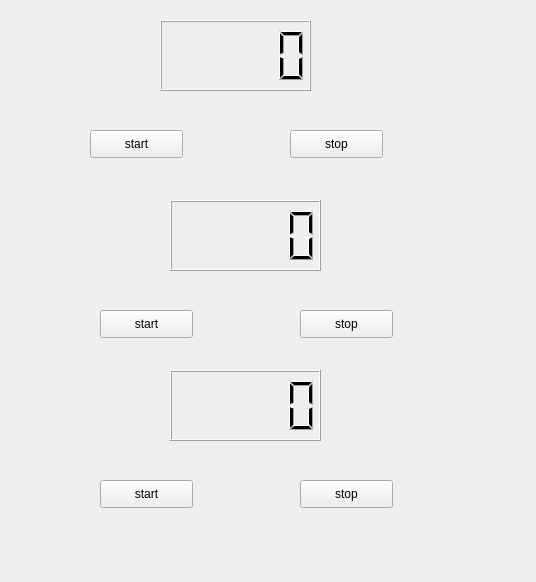
<?xml version="1.0" encoding="UTF-8"?>
<ui version="4.0">
 <class>Widget</class>
 <widget class="QWidget" name="Widget">
  <property name="geometry">
   <rect>
    <x>0</x>
    <y>0</y>
    <width>536</width>
    <height>582</height>
   </rect>
  </property>
  <property name="windowTitle">
   <string>Widget</string>
  </property>
  <widget class="QLCDNumber" name="lcdNumber">
   <property name="geometry">
    <rect>
     <x>160</x>
     <y>20</y>
     <width>151</width>
     <height>71</height>
    </rect>
   </property>
  </widget>
  <widget class="QPushButton" name="pushButton_start">
   <property name="geometry">
    <rect>
     <x>90</x>
     <y>130</y>
     <width>93</width>
     <height>28</height>
    </rect>
   </property>
   <property name="text">
    <string>start</string>
   </property>
  </widget>
  <widget class="QPushButton" name="pushButton_stop">
   <property name="geometry">
    <rect>
     <x>290</x>
     <y>130</y>
     <width>93</width>
     <height>28</height>
    </rect>
   </property>
   <property name="text">
    <string>stop</string>
   </property>
  </widget>
  <widget class="QPushButton" name="pushButton_stop_2">
   <property name="geometry">
    <rect>
     <x>300</x>
     <y>310</y>
     <width>93</width>
     <height>28</height>
    </rect>
   </property>
   <property name="text">
    <string>stop</string>
   </property>
  </widget>
  <widget class="QPushButton" name="pushButton_start_2">
   <property name="geometry">
    <rect>
     <x>100</x>
     <y>310</y>
     <width>93</width>
     <height>28</height>
    </rect>
   </property>
   <property name="text">
    <string>start</string>
   </property>
  </widget>
  <widget class="QLCDNumber" name="lcdNumber_2">
   <property name="geometry">
    <rect>
     <x>170</x>
     <y>200</y>
     <width>151</width>
     <height>71</height>
    </rect>
   </property>
  </widget>
  <widget class="QPushButton" name="pushButton_stop_3">
   <property name="geometry">
    <rect>
     <x>300</x>
     <y>480</y>
     <width>93</width>
     <height>28</height>
    </rect>
   </property>
   <property name="text">
    <string>stop</string>
   </property>
  </widget>
  <widget class="QPushButton" name="pushButton_start_3">
   <property name="geometry">
    <rect>
     <x>100</x>
     <y>480</y>
     <width>93</width>
     <height>28</height>
    </rect>
   </property>
   <property name="text">
    <string>start</string>
   </property>
  </widget>
  <widget class="QLCDNumber" name="lcdNumber_3">
   <property name="geometry">
    <rect>
     <x>170</x>
     <y>370</y>
     <width>151</width>
     <height>71</height>
    </rect>
   </property>
  </widget>
 </widget>
 <layoutdefault spacing="6" margin="11"/>
 <resources/>
 <connections/>
</ui>
